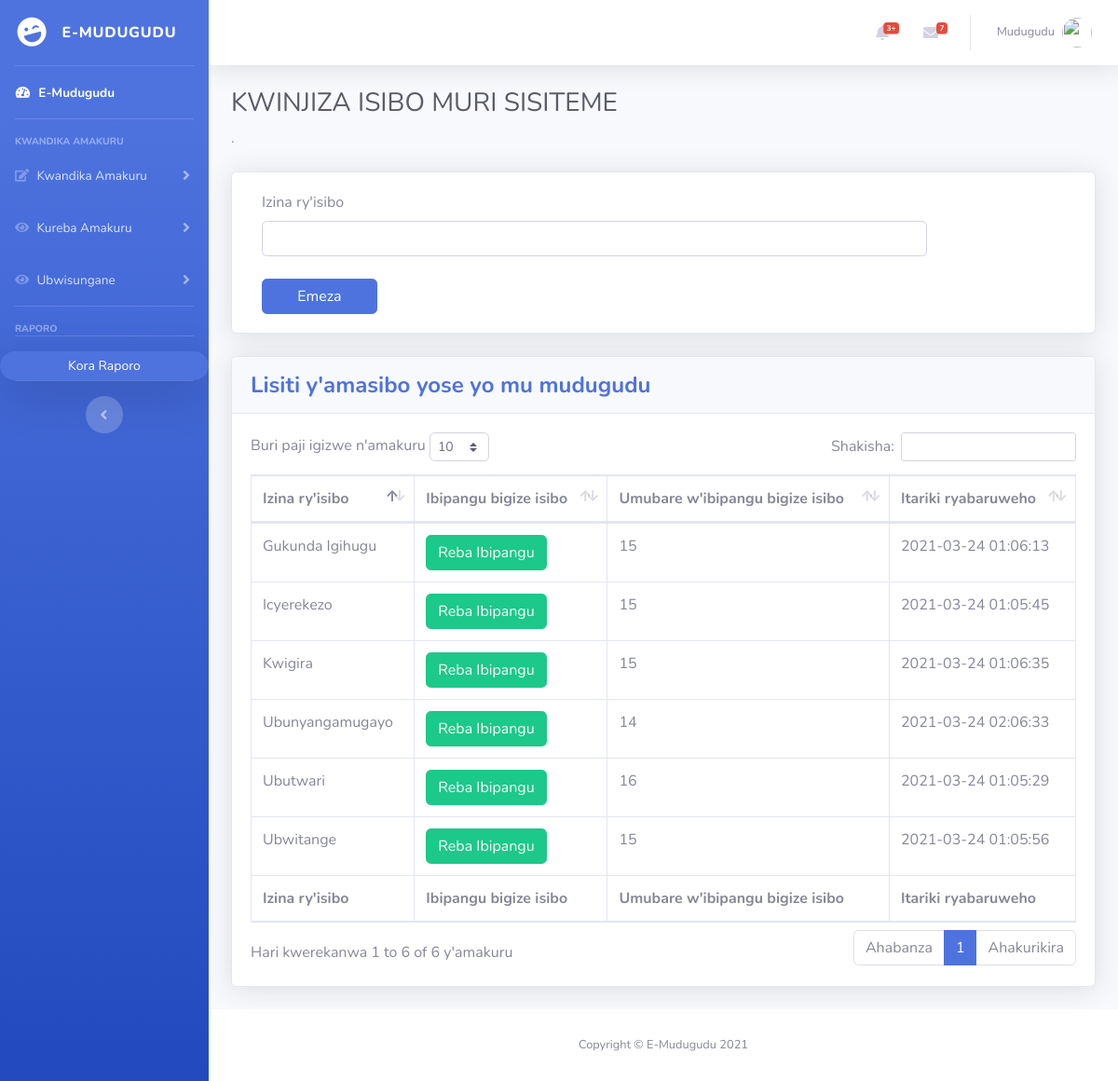
The page /kwinjiza_isibo.php (signed in) on the database its author committed.
### tables this page shows
CREATE TABLE `isibo` (
  `isibo_id` int(255) NOT NULL,
  `isibo_name` varchar(255) NOT NULL,
  `reg_datetime` datetime DEFAULT NULL
);

### kwinjiza_isibo.php (the view, shortened to what this page needs)
<!DOCTYPE html>
<html lang="en">
<head>
  <link href="vendor/fontawesome-free/css/all.min.css" rel="stylesheet" type="text/css">
  <link href="css/sb-admin-2.min.css" rel="stylesheet">
  <link href="vendor/datatables/dataTables.bootstrap4.min.css" rel="stylesheet">
</head>
<body id="page-top" onload="Nodd()">
  <div id="wrapper">
    <?php include 'sidebar.php';?>
    <div id="content-wrapper" class="d-flex flex-column">
      <div id="content">
        <?php include 'topbar.php';?>
        <div class="container-fluid">
          <h1 class="h3 mb-2 text-gray-800">KWINJIZA ISIBO MURI SISITEME</h1>
          <p class="mb-4"> .</p>
          <div class="card shadow mb-4">
            <div class="card-body">
                  <form action="" method="post">
                 <div class="col-lg-10 col-md-10">
                  <label for="dob">Izina ry'isibo</label>
                  <input type="text" class="form-control" placeholder="" name="isiboname" required></div>
                  <br>
                  <div class="col-md-2">
                  <input type="submit" value="Emeza" class="btn btn-block btn-primary" name="injiza"></div>
                </form>
                </div>
                </div>
                <div class="card shadow mb-4">
                  <div class="card-header py-3">
                    <h4 class="m-0 font-weight-bold text-primary">Lisiti y'amasibo yose yo mu mudugudu</h4>
                  </div>
                  <div class="card-body">
                    <div class="table-responsive">
                      <table class="table table-bordered" id="dataTable" width="100%" cellspacing="0">
                        <thead>
                            <tr>
                              <th>Izina ry'isibo</th>
                              <th>Ibipangu bigize isibo</th>
                              <th>Umubare w'ibipangu bigize isibo</th>
                              <th>Itariki ryabaruweho</th>
                            </tr>
                        </thead>
                        <tfoot>
                          <tr>
                            <th>Izina ry'isibo</th>
                            <th>Ibipangu bigize isibo</th>
                            <th>Umubare w'ibipangu bigize isibo</th>
                            <th>Itariki ryabaruweho</th>
                          </tr>
                        </tfoot>
                        <tbody>
                           <?php
            $sql="SELECT isibo_id, isibo_name,reg_datetime FROM isibo";
      $result=mysqli_query($connection,$sql);
      $checkresult=mysqli_num_rows($result);
      if ($checkresult > 0) {
        while ($row=mysqli_fetch_array($result)) {
          echo"<tr>
                  <td>".$row['isibo_name']."</td>";
                  $isiboID = $row['isibo_id'];
                  $checkIfIgipanguResult = mysqli_query($connection,"SELECT * FROM igipangu WHERE isibo_id = $isiboID");
                  if(mysqli_num_rows($checkIfIgipanguResult)>0)
                  {
                    echo "<td><a href='kwinjiza_igipangu_runaka.php?isibo_id=$isiboID' class='btn btn-success'>Reba Ibipangu</a></td>";
                    $countResult=mysqli_query($connection,"SELECT count(*) as total from igipangu WHERE isibo_id = $isiboID");
                    $all=mysqli_fetch_assoc($countResult);
                    $ibipangu = $all['total'];
                    echo "<td>$ibipangu</td>";
                  }
                  else if(mysqli_num_rows($checkIfIgipanguResult)==0)
                  {
                    echo "<td><a href='kwinjiza_igipangu_runaka.php?isibo_id=$isiboID' class='btn btn-success'>Reba Ibipangu</a></td>";
                    echo "<td>Nta bipangu barandikwa kuri iri sibo</td>";
                  }
            echo "<td>".$row['reg_datetime']."</td>";
            echo "</tr>";
        }
      }
              ?>
                        </tbody>
                      </table>
                    </div>
                  </div>
                </div>
                </div>
              </div>
      <footer class="sticky-footer bg-white">
        <div class="container my-auto">
          <div class="copyright text-center my-auto">
            <span>Copyright &copy; E-Mudugudu 2021</span>
          </div>
        </div>
      </footer>
</body>
</html>

### rows shown on the page
isibo: isibo_name "Ubutwari", ibipangu "16", reg_datetime "2021-03-24 01:05:29"
isibo: isibo_name "Icyerekezo", ibipangu "15", reg_datetime "2021-03-24 01:05:45"
isibo: isibo_name "Ubwitange", ibipangu "15", reg_datetime "2021-03-24 01:05:56"
isibo: isibo_name "Gukunda Igihugu", ibipangu "15", reg_datetime "2021-03-24 01:06:13"
isibo: isibo_name "Kwigira", ibipangu "15", reg_datetime "2021-03-24 01:06:35"
isibo: isibo_name "Ubunyangamugayo", ibipangu "14", reg_datetime "2021-03-24 02:06:33"
